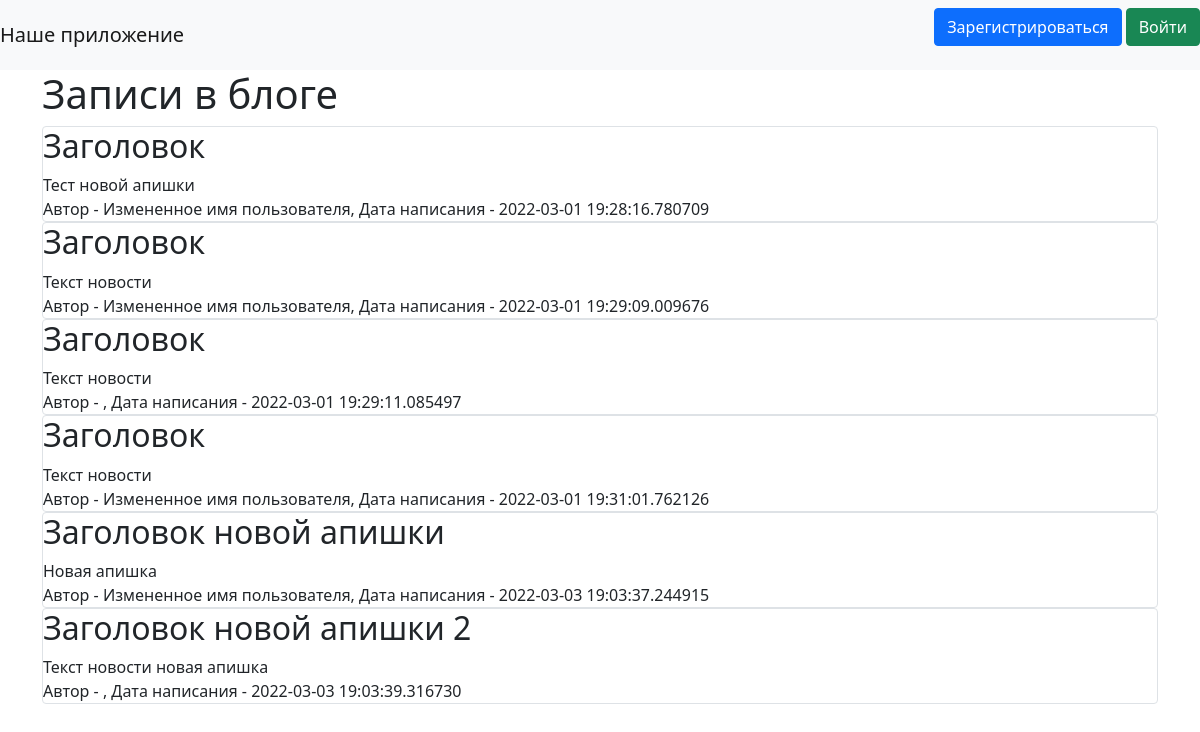
The page / on the database its author committed.
### data/news.py (models this page shows, shortened)
class News(SqlAlchemyBase, SerializerMixin):
    __tablename__ = 'news'
    id = sqlalchemy.Column(sqlalchemy.Integer,
                           primary_key=True, autoincrement=True)
    title = sqlalchemy.Column(sqlalchemy.String, nullable=True)
    content = sqlalchemy.Column(sqlalchemy.String, nullable=True)
    created_date = sqlalchemy.Column(sqlalchemy.DateTime,
                                     default=datetime.datetime.now)
    is_private = sqlalchemy.Column(sqlalchemy.Boolean, default=True)
    user_id = sqlalchemy.Column(sqlalchemy.Integer,
                                sqlalchemy.ForeignKey("users.id"))
    user = orm.relation('User')
    categories = orm.relation("Category",
                              secondary="category_to_news",
                              backref="news")

### data/users.py (models this page shows, shortened)
class User(SqlAlchemyBase, UserMixin, SerializerMixin):
    __tablename__ = 'users'
    id = sqlalchemy.Column(sqlalchemy.Integer,
                           primary_key=True, autoincrement=True)
    name = sqlalchemy.Column(sqlalchemy.String, nullable=True)
    about = sqlalchemy.Column(sqlalchemy.String, nullable=True)
    email = sqlalchemy.Column(sqlalchemy.String,
                              index=True, unique=True, nullable=True)
    hashed_password = sqlalchemy.Column(sqlalchemy.String, nullable=True)
    created_date = sqlalchemy.Column(sqlalchemy.DateTime,
                                     default=datetime.datetime.now)
    news = orm.relation("News", back_populates='user')

### main.py (the view)
@app.route("/")
def index():
    db_sess = db_session.create_session()
    if current_user.is_authenticated:
        news = db_sess.query(News).filter(
            (News.user == current_user) | (News.is_private != True))
    else:
        news = db_sess.query(News).filter(News.is_private != True)
    return render_template("index.html", news=news)

### data/db_session.py (called while the page is built)
def create_session() -> Session:
    global __factory
    return __factory()

### templates/index.html (shortened to what this page needs)
{% extends "base.html" %}
{% block content %}
<h1>Записи в блоге</h1>
{% for item in news%}
<div class="col-md6 border rounded">
    <h2>{{item.title}}</h2>
    <div>
        {{item.content}}
    </div>
    <div>
        Автор - {{item.user.name}}, Дата написания - {{item.created_date}}
    </div>
</div>
{% endfor %}
{% endblock %}

### templates/base.html (shortened to what this page needs)
<!doctype html>
<html lang="en">
<head>
    <link href="https://cdn.jsdelivr.net/npm/bootstrap@5.1.3/dist/css/bootstrap.min.css" rel="stylesheet"
>
</head>
<body>
<header>
    <nav class="navbar navbar-light bg-light">
        <a class="navbar-brand" href="/">Наше приложение</a>
        {% if current_user.is_authenticated %}
            <a class="navbar-brand" href="/logout">{{ current_user.name }}</a>
        {% else %}
            <p>
                <a class="btn btn-primary " href="/register">Зарегистрироваться</a>
                <a class="btn btn-success" href="/login">Войти</a>
            </p>
        {% endif %}
    </nav>
</header>
<main role="main" class="container">
    {% block content %}{% endblock %}
</main>
</body>
</html>

### rows shown on the page
News: title "Заголовок", content "Тест новой апишки", user.name "Измененное имя пользователя", created_date "2022-03-01 19:28:16.780709"
News: title "Заголовок", content "Текст новости", user.name "Измененное имя пользователя", created_date "2022-03-01 19:29:09.009676"
News: title "Заголовок", content "Текст новости", created_date "2022-03-01 19:29:11.085497"
News: title "Заголовок", content "Текст новости", user.name "Измененное имя пользователя", created_date "2022-03-01 19:31:01.762126"
News: title "Заголовок новой апишки", content "Новая апишка", user.name "Измененное имя пользователя", created_date "2022-03-03 19:03:37.244915"
News: title "Заголовок новой апишки 2", content "Текст новости новая апишка", created_date "2022-03-03 19:03:39.316730"
